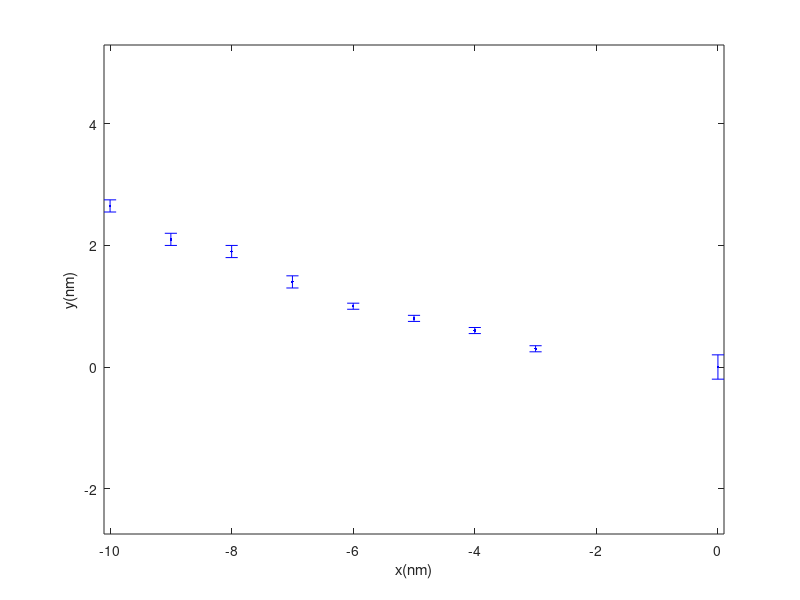

MATLAB code to generate this figure:
%Exercise 1
%(a)
clear all; close all;
%%
% Enter the measured data points by hand
x = [-10 -9 -8 -7 -6 -5 -4 -3 0];
y = [2.65 2.10 1.90 1.40 1.00 0.80 0.60 0.30 0.00];
ey = [0.1 0.1 0.1 0.1 0.05 0.05 0.05 0.05 0.2];
%Plot the data with error bars
figure(1)
errorbar(x,y,ey,'b.')
%dont forget the labels!
xlabel('x(nm)')
ylabel('y(nm)')
axis equal
%%
hold on
%Do something else now that the first part works.
hold off

%%
%Do something else now that the first part words.
%figure(5)
%plot(x,x.^2)



